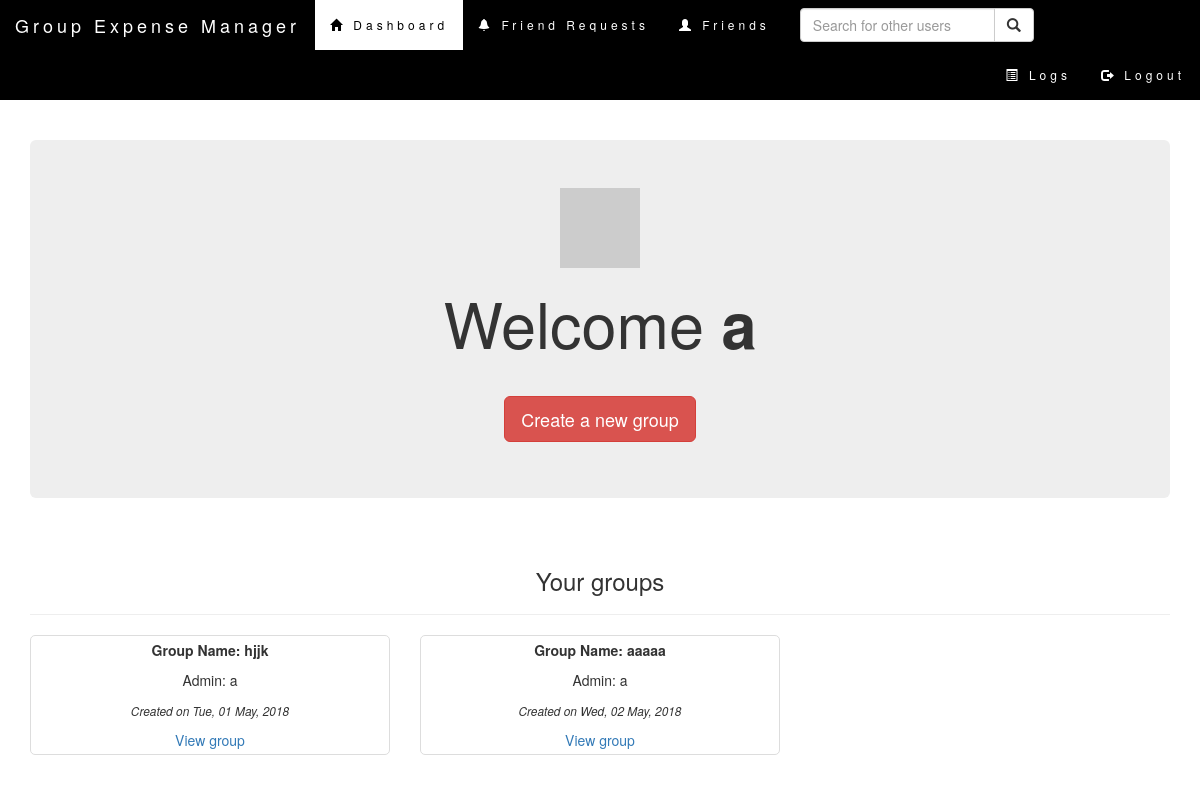
Page /home (signed in) on the committed database.
### tables this page shows
CREATE TABLE groups (
    gname text not null,
    admin text not null,
    memeber text not null,
    groupDate text
);

### main.py (the view, shortened to what this page needs)
@app.route('/', methods=['POST', 'GET'])
@app.route('/home', methods=['POST', 'GET'])
def index():
    if 'username' in session:
        username = session['username']
        avatar = dbHandler.getProfilePic(username, 100)
        groups = dbHandler.getGroups(username)
        gd = {}
        for i in groups:
            temp = dbHandler.getGroupMemebers(i[0], i[1])
            gd[i] = temp
            groups = gd
        return render_template('loggedinindex.html', username=username, groups=gd, avatar=avatar)
    return render_template('index.html')

### main.py (called while the page is built)
@app.after_request
def after_request(response):
    response.headers["Cache-Control"] = "no-cache, no-store, must-revalidate"
    return response

### models_1.py (called while the page is built)
def getProfilePic(user, size):
    con = sql.connect("database.db")
    cur = con.cursor()
    obj = cur.execute("SELECT email FROM users WHERE username='" + user + "'")
    obj = str(obj.fetchone())
    digest = md5(obj.lower().encode('utf-8')).hexdigest()
    return 'https://www.gravatar.com/avatar/{}?d=identicon&s={}'.format(digest, size)

def getGroups(user):
    con = sql.connect("database.db")
    cur = con.cursor()
    cur.execute(
        "SELECT gname, admin, groupDate FROM groups WHERE admin=='{0}' OR memeber=='{0}'".format(user))
    lis = cur.fetchall()
    ret = []
    for item in lis:
        if item not in ret:
            ret.append(item)
    con.commit()
    con.close()
    print ret
    return ret

def getGroupMemebers(groupName, admin):
    con = sql.connect("database.db")
    cur = con.cursor()
    cur.execute(
        "SELECT gname, admin, memeber FROM groups WHERE gname=='{0}' AND admin=='{1}'".format(groupName, admin))
    return cur.fetchall()
    con.commit()
    con.close()

### templates/loggedinindex.html (shortened to what this page needs)
<!DOCTYPE HTML>
<html lang="en">
    <head>
        <link rel="stylesheet" href="https://maxcdn.bootstrapcdn.com/bootstrap/3.3.7/css/bootstrap.min.css">
        <link rel="stylesheet" type="text/css" href="{{ url_for('static',filename='css/navbar.css') }}">
    </head>
    <body>
    <nav class="navbar navbar-inverse">
        <div class="container-fluid">
            <div class="navbar-header">
            <a class="navbar-brand" href="#">Group Expense Manager</a>
            </div>
            <ul class="nav navbar-nav">
                <li class="active"><a href="{{ url_for('index') }}"><span class="glyphicon glyphicon-home"></span> Dashboard</a></li>
                <li><a href="{{ url_for('notifications') }}"><span class="glyphicon glyphicon-bell"></span> Friend Requests</a></li>
                <li><a href="{{ url_for('getFriends') }}"><span class="glyphicon glyphicon-user"></span> Friends</a></li>
            </ul>
            <form class="navbar-form navbar-left" action="{{ url_for('index') }}" method="post">
                <div class="input-group">
                    <input type="text" class="form-control" placeholder="Search for other users" name="search">
                    <div class="input-group-btn">
                        <button class="btn btn-default" type="submit">
                            <i class="glyphicon glyphicon-search"></i>
                        </button>
                    </div>
                </div>
            </form>
            <ul class="nav navbar-nav navbar-right">
                <li><a href="{{ url_for('viewLog') }}"><span class="glyphicon glyphicon-list-alt"></span> Logs</a></li>
                <li><a href="{{ url_for('logout') }}"><span class="glyphicon glyphicon-log-out"></span> Logout</a></li>
            </ul>
        </div>
    </nav>
    <br>
    <br>
    <div class="container">
    <div class="jumbotron text-center">
    	    <img src="{{ avatar }}">
            <h1>Welcome <b>{{ username }}</b></h1>
            <br>
            <a href="{{ url_for('createGroup') }}" class="btn btn-danger navbar-btn btn-lg">Create a new group</a>
    </div>
    </div>
    <div class="container">
        <div class="page-header text-center"><h3>Your groups</h3></div>
    </div>
    <div class="container">
       <div class="row text-center">
        {% for i in groups.keys() %}
            <div class="col-sm-4">
                <div class="thumbnail">
                <p><strong> Group Name: {{i[0]}} </strong></p>
                <p> Admin: {{i[1]}} </p>
                <p><small><i>Created on {{i[2]}}</i></small></p>
                <a href="{{ url_for('viewGroup', groupName=i[0], admin=i[1]) }} "> View group </a>
                </div>
            </div>
        {% endfor %}
        </div>
    </div>
    </body>
</html>

### static/css/navbar.css (style rules this page uses)
.navbar { margin-bottom: 0; background-color: black; z-index: 9999; border: 0; font-size: 12px !important; line-height: 1.42857143 !important; letter-spacing: 4px; border-radius: 0; }
.navbar li a, .navbar .navbar-brand { color: #fff !important; }
.navbar-nav li a:hover, .navbar-nav li.active a { color: black !important; background-color: #fff !important; }

### templates/loggedinindex.html (style rules this page uses)
.thumbnail { border-radius: 5px; }

### rows in the picture
groups: gname "hjjk", admin "a", groupDate "Tue, 01 May, 2018"
groups: gname "aaaaa", admin "a", groupDate "Wed, 02 May, 2018"

### other values in the picture
{{ username }} "a"
